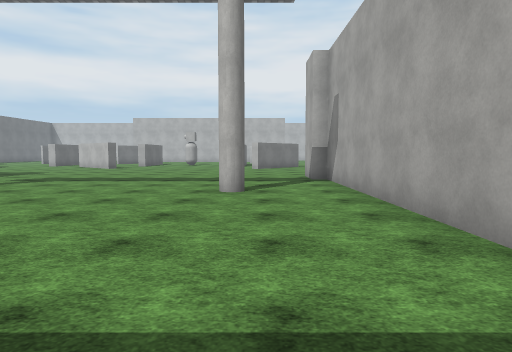
view 1 (above)

21 first-person views from a walk through a Unity game level. The camera is 1.5 m above the floor, tilts 4° down and sees 75° across. The floor is counted in squares, 2 m on a side. Each view is taken from the middle of a square. On the plan, view 1 faces up. The plan holds only what a view shows up to about 11 squares ahead; the rest is blank. The place goes on beyond the plan. The player is left out. Surface patterns are stand-ins for the level's own textures.

view 2
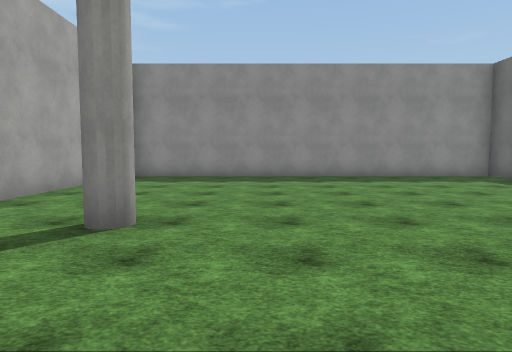

view 3
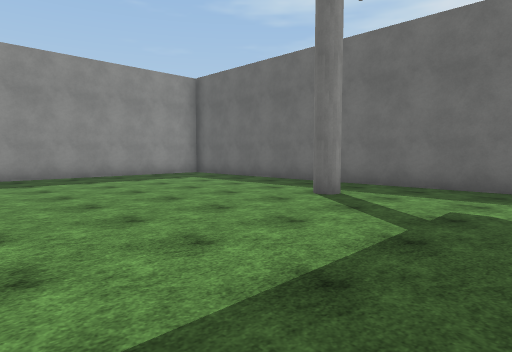

view 4
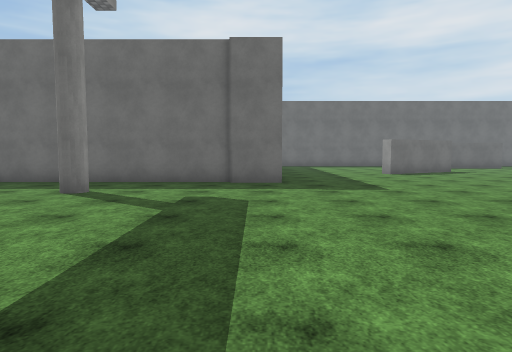

view 5
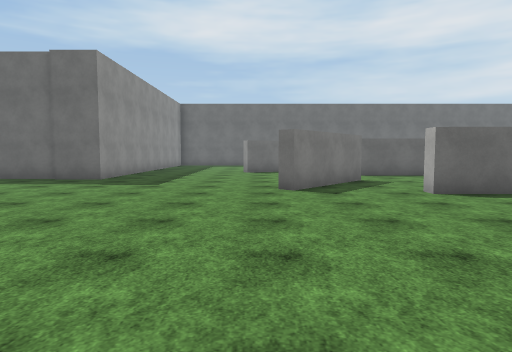

view 6
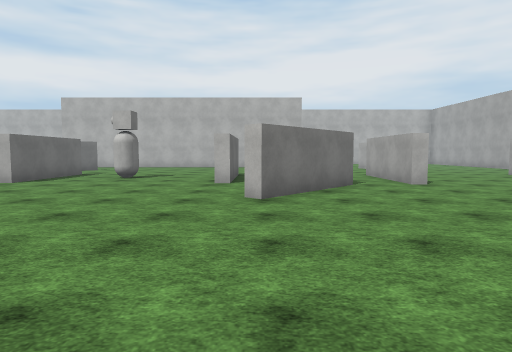

view 7
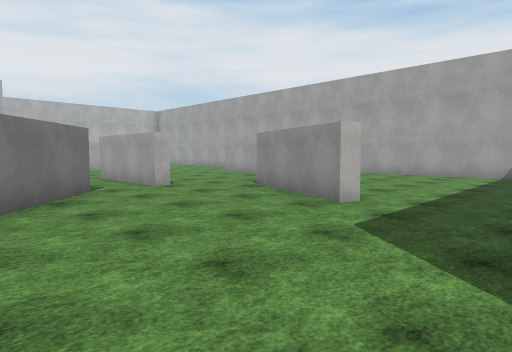

view 8
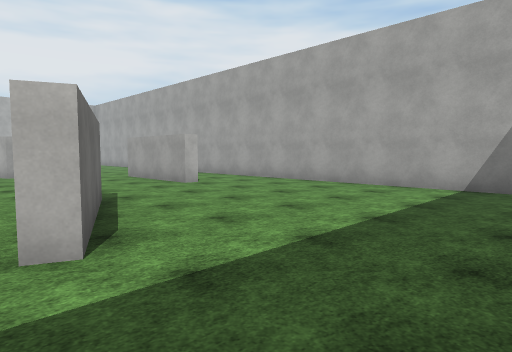

view 9
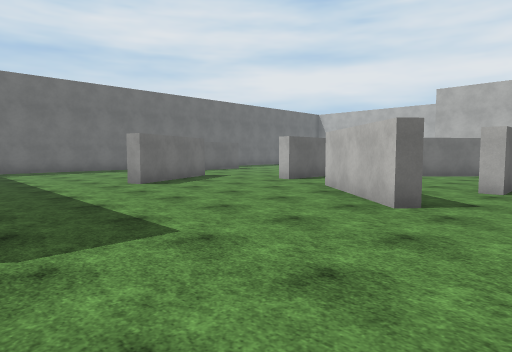

view 10
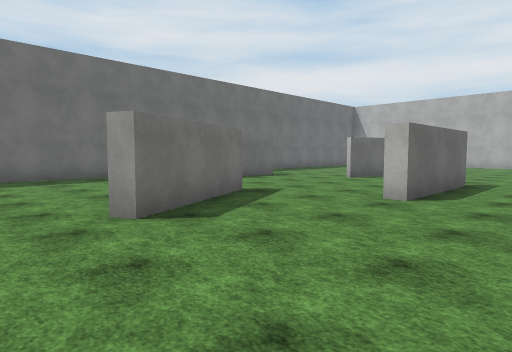

view 11
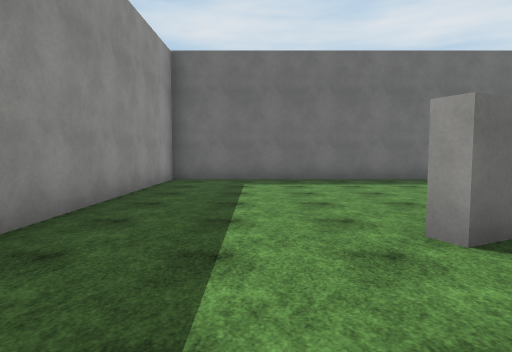

view 12
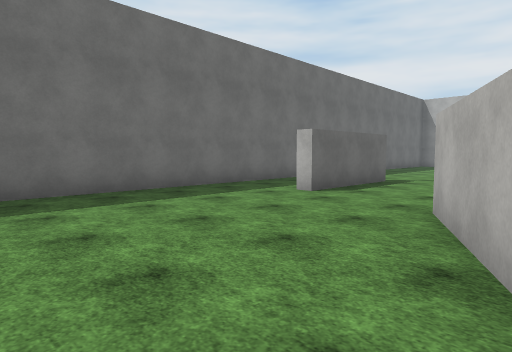

view 13
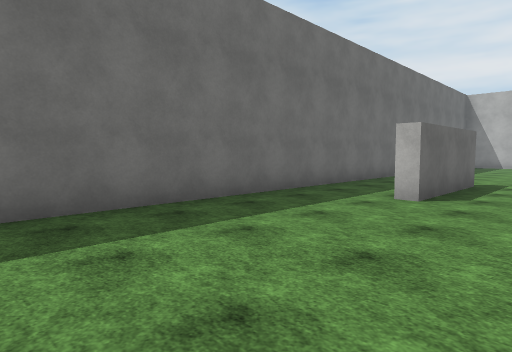

view 14
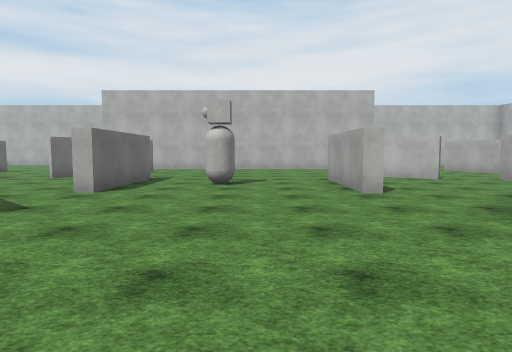

view 15
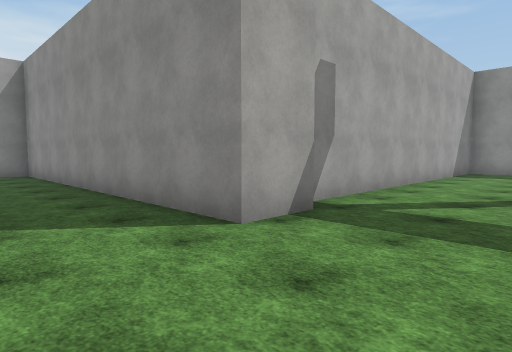

view 16
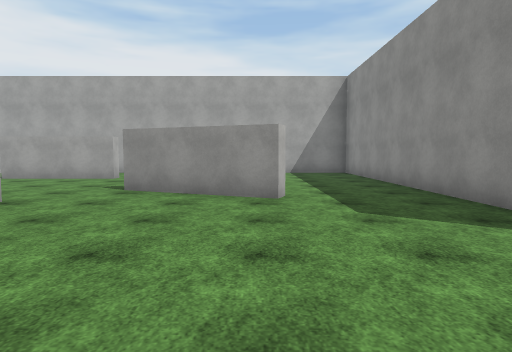

view 17
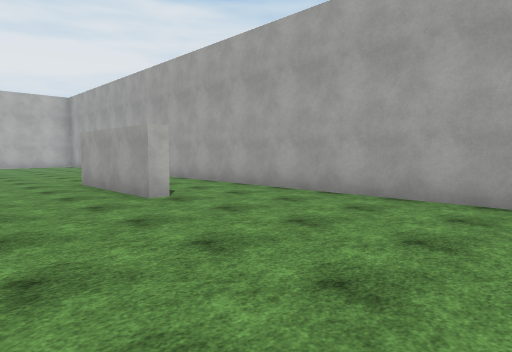

view 18
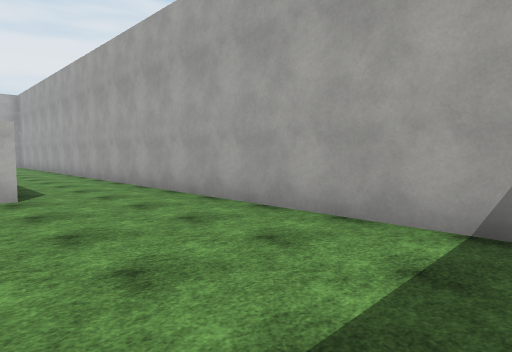

view 19
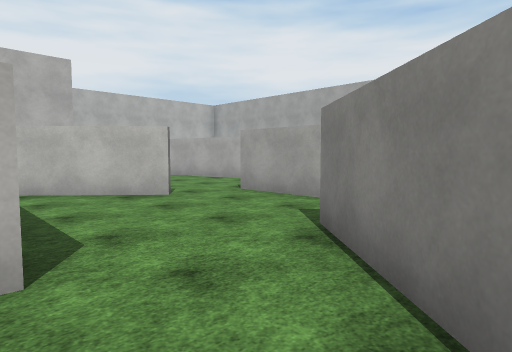

view 20
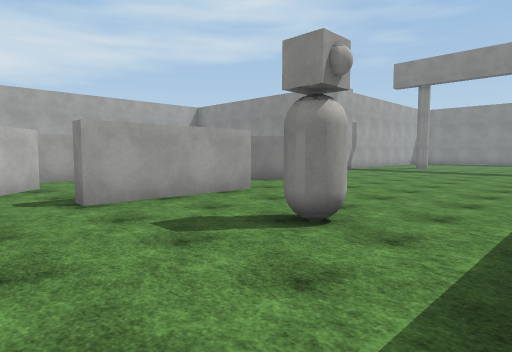

view 21
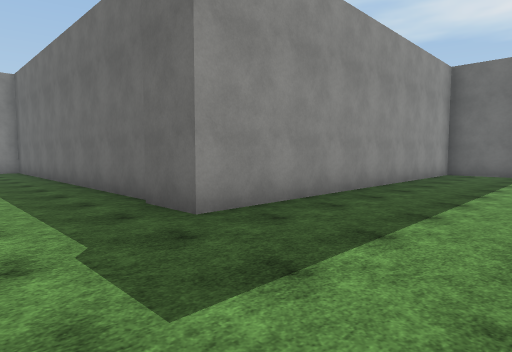

### Floor plan
Points are (right, up) in squares from view 1. A wall is a line through its corners. A room is listed if a view was taken in it or the views show most of it. See-through windows are left out.
Room 1 (views 1, 2, 3, 4, 5, 6, 7, 8, 9, 10, 11, 12, 13, 14, 15, 16, 17, 18, 19, 20, 21)
walls: (1.6, 9.4) (1.6, 10.6) (11.5, 10.6) (11.5, 23.5); (-8, 17) (-6.6, 15.8) (-6.8, 15.5) (-9.3, 17.6); (2.3, 17.8) (0.1, 15.3) (-0.2, 15.6) (2, 18); (-0.6, 20.8) (-0.6, 18.2) (-1, 18.2) (-1, 21.4) (-0.6, 21.4); (4.1, 17.9) (3.7, 17.9) (3.7, 21.2); (4.1, 18.1) (3.7, 18.1); (-6, 21.5) (-6, 18.2) (-6.5, 18.2); (-11, 18.3) (-11.4, 18.3); (6, 16.6) (4.8, 13.5) (4.4, 13.6) (5.7, 16.7); (2.2, 21.2) (0.1, 23.1); (-13.2, 15.1) (-14.4, 17.5); (-14, 17.6) (-12.6, 14.7) (-13, 14.5); (9, 18) (8.6, 18) (8.6, 21.4); (5.7, 22.7) (5.5, 23.6); (2, 0.4) (2, 9.4); (-16.8, 18.4) (-17.2, 18.4); (-19.4, 23.5) (-19.4, 10.6) (-9.5, 10.6) (-9.5, -0.7) (2, -0.7)
ways out: opening at (-17, 22.5); opening at (-13.6, 18); opening at (-8, 18.3); opening at (-6, 22)
objects: other object (-4, 20)

Positions as (right, up) in squares from view 1, and headings:
1: (0, 0), facing up
2: (-2, 10), facing down
3: (-2, 10), facing down-left
4: (-1, 10), facing left
5: (0, 15), facing left
6: (0, 10), facing up
7: (0, 11), facing up-right
8: (4, 11), facing up-right
9: (-5, 11), facing up-left
10: (-9, 13), facing up-left
11: (-10, 13), facing left
12: (-13, 13), facing up-left
13: (-15, 13), facing up-left
14: (-3, 12), facing up
15: (-1, 13), facing down-right
16: (-1, 14), facing right
17: (6, 13), facing up-right
18: (8, 12), facing up-right
19: (-1, 16), facing up-right
20: (-6, 23), facing down-right
21: (-7, 14), facing down-left
